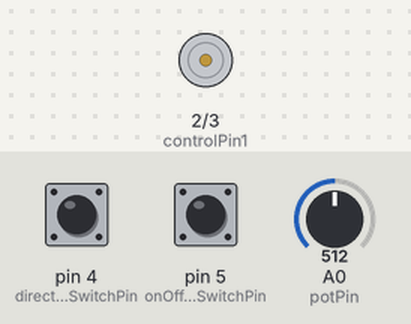
A sketch run on a simulated Arduino Uno, built with avr-gcc and run on an emulated ATmega328P. Parts: motor-driver pin pairs drawn as motors (green arrow = first pin HIGH = forward, orange = second pin HIGH = backward, longer = more drive, scaled by the enable pin). The test bench sets the inputs (shaded band); at power-on: pin 4 (directionSwitchPin) LOW, pin 5 (onOffSwitchStateSwitchPin) LOW, A0 (potPin) = 512.

Above: at 1.2 s.
1.3 s: pin 4 (directionSwitchPin) pulled HIGH for 0.15 s
2.9 s: pin 5 (onOffSwitchStateSwitchPin) pulled HIGH for 0.15 s
At 4.1 s:
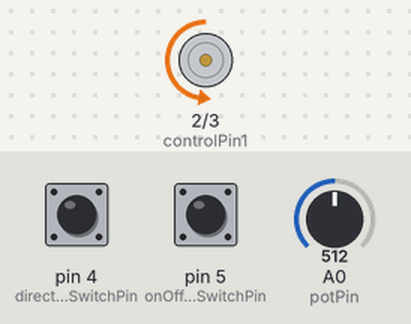
4.5 s: A0 (potPin) set to 716
At 5.5 s:
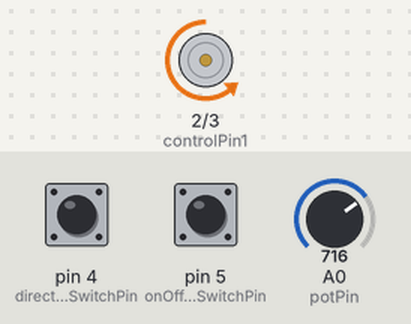
6.0 s: A0 (potPin) set to 900
At 6.6 s:
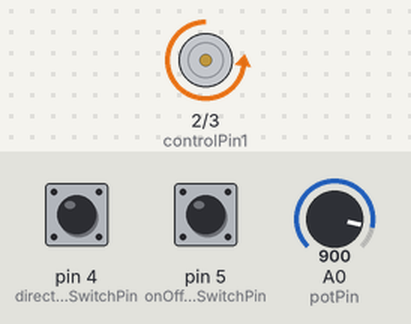
7.5 s: pin 4 (directionSwitchPin) pulled HIGH for 1 s
At 7.8 s:
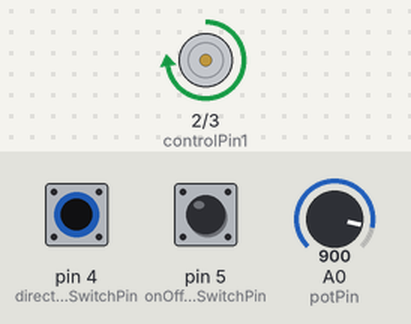
10.0 s: A0 (potPin) set to 511
At 10.9 s:
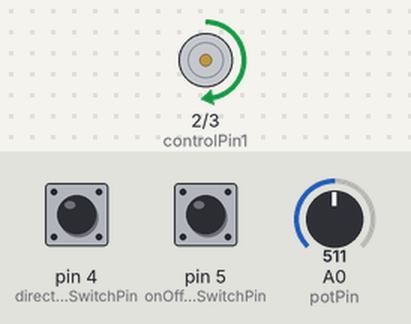
Timing chart, 0 to 12.5 s (numbered marks = the images above; inputs shaded):
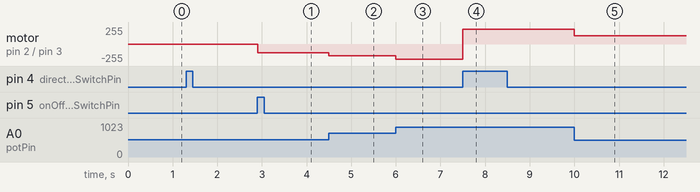

Measured:
- after the input at 2.9 s, motor on pin 2 (controlPin1) / pin 3 (controlPin2): stopped → backward 128/255 at once
- after the input at 4.5 s, motor on pin 2 (controlPin1) / pin 3 (controlPin2): backward 128/255 → backward 179/255 at once
- after the input at 6.0 s, motor on pin 2 (controlPin1) / pin 3 (controlPin2): backward 179/255 → backward 225/255 at once
- after the input at 7.5 s, motor on pin 2 (controlPin1) / pin 3 (controlPin2): backward 225/255 → forward 225/255 at once
- after the input at 10.0 s, motor on pin 2 (controlPin1) / pin 3 (controlPin2): forward 225/255 → forward 127/255 at once

The sketch:

proj10.ino
```cpp
const int controlPin1 = 2;
const int controlPin2 = 3;
const int enablePin = 9;
const int directionSwitchPin = 4;
const int onOffSwitchStateSwitchPin = 5;
const int potPin = A0;

int previousOnOffSwitchState = 0;
int previousDirectionSwitchState = 0;

int motorEnabled = 0;
int motorDirection = 1;

void setup() {
    pinMode(controlPin1, OUTPUT);
    pinMode(controlPin2, OUTPUT);
    pinMode(enablePin, OUTPUT);
    pinMode(directionSwitchPin, INPUT);
    pinMode(onOffSwitchStateSwitchPin, INPUT);

    digitalWrite(enablePin, LOW);
}

void loop() {
  int onOffSwitchState = digitalRead(onOffSwitchStateSwitchPin);

  delay(1);

  int directionSwitchState = digitalRead(directionSwitchPin);

  int motorSpeed = analogRead(potPin) / 4;

  if ((onOffSwitchState != previousOnOffSwitchState) && (onOffSwitchState == HIGH))
  {
    motorEnabled = !motorEnabled;
  }

  if ((directionSwitchState != previousDirectionSwitchState) && (directionSwitchState == HIGH))
  {
    motorDirection = !motorDirection;
  }

  if (motorDirection == 1)
  {
    digitalWrite(controlPin1, HIGH);
    digitalWrite(controlPin2, LOW);
  }
  else
  {
    digitalWrite(controlPin1, LOW);
    digitalWrite(controlPin2, HIGH);
  }

  if (motorEnabled == 1)
  {
    analogWrite(enablePin, motorSpeed);
  }
  else
  {
    analogWrite(enablePin, 0);
  }

  previousOnOffSwitchState = onOffSwitchState;
  previousDirectionSwitchState = directionSwitchState;
}
```
